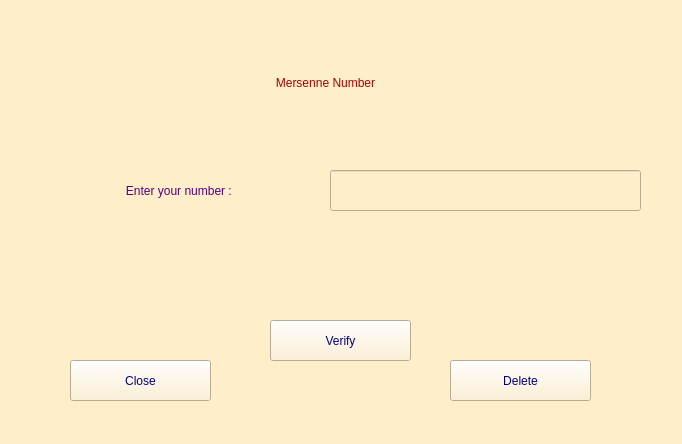
<?xml version="1.0" encoding="UTF-8"?>
<ui version="4.0">
 <class>NombredeMersenne</class>
 <widget class="QWidget" name="NombredeMersenne">
  <property name="geometry">
   <rect>
    <x>0</x>
    <y>0</y>
    <width>682</width>
    <height>444</height>
   </rect>
  </property>
  <property name="windowTitle">
   <string>Form</string>
  </property>
  <property name="styleSheet">
   <string notr="true">background-color: rgb(255, 238, 202);</string>
  </property>
  <widget class="QLabel" name="label">
   <property name="geometry">
    <rect>
     <x>140</x>
     <y>62</y>
     <width>371</width>
     <height>41</height>
    </rect>
   </property>
   <property name="styleSheet">
    <string notr="true">color: rgb(170, 0, 0);
font: 75 28pt &quot;MS Shell Dlg 2&quot;;</string>
   </property>
   <property name="text">
    <string>Mersenne Number</string>
   </property>
   <property name="alignment">
    <set>Qt::AlignCenter</set>
   </property>
  </widget>
  <widget class="QLabel" name="label_2">
   <property name="geometry">
    <rect>
     <x>30</x>
     <y>170</y>
     <width>301</width>
     <height>41</height>
    </rect>
   </property>
   <property name="styleSheet">
    <string notr="true">color: rgb(85, 0, 127);
font: 75 20pt &quot;MS Shell Dlg 2&quot;;</string>
   </property>
   <property name="text">
    <string>Enter your number : </string>
   </property>
   <property name="alignment">
    <set>Qt::AlignCenter</set>
   </property>
  </widget>
  <widget class="QLineEdit" name="nbr">
   <property name="geometry">
    <rect>
     <x>330</x>
     <y>170</y>
     <width>311</width>
     <height>41</height>
    </rect>
   </property>
   <property name="styleSheet">
    <string notr="true">font: 75 18pt &quot;MS Shell Dlg 2&quot;;</string>
   </property>
  </widget>
  <widget class="QLabel" name="res">
   <property name="geometry">
    <rect>
     <x>110</x>
     <y>230</y>
     <width>451</width>
     <height>61</height>
    </rect>
   </property>
   <property name="styleSheet">
    <string notr="true">font: 75 20pt &quot;MS Shell Dlg 2&quot;;</string>
   </property>
   <property name="text">
    <string/>
   </property>
   <property name="alignment">
    <set>Qt::AlignCenter</set>
   </property>
  </widget>
  <widget class="QPushButton" name="bv">
   <property name="geometry">
    <rect>
     <x>270</x>
     <y>320</y>
     <width>141</width>
     <height>41</height>
    </rect>
   </property>
   <property name="styleSheet">
    <string notr="true">color: rgb(0, 0, 127);
font: 75 16pt &quot;MS Shell Dlg 2&quot;;</string>
   </property>
   <property name="text">
    <string>Verify</string>
   </property>
  </widget>
  <widget class="QPushButton" name="bf">
   <property name="geometry">
    <rect>
     <x>70</x>
     <y>360</y>
     <width>141</width>
     <height>41</height>
    </rect>
   </property>
   <property name="styleSheet">
    <string notr="true">color: rgb(0, 0, 127);
font: 75 16pt &quot;MS Shell Dlg 2&quot;;</string>
   </property>
   <property name="text">
    <string>Close</string>
   </property>
  </widget>
  <widget class="QPushButton" name="be">
   <property name="geometry">
    <rect>
     <x>450</x>
     <y>360</y>
     <width>141</width>
     <height>41</height>
    </rect>
   </property>
   <property name="styleSheet">
    <string notr="true">color: rgb(0, 0, 127);
font: 75 16pt &quot;MS Shell Dlg 2&quot;;</string>
   </property>
   <property name="text">
    <string>Delete</string>
   </property>
  </widget>
 </widget>
 <resources/>
 <connections/>
</ui>
